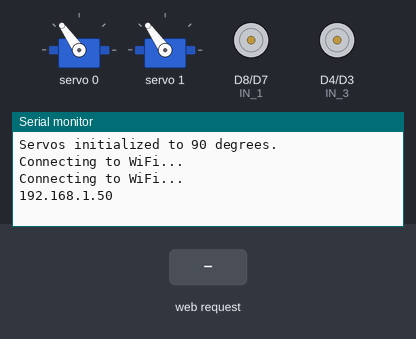
Bench run of a sketch on a simulated ESP8266 (NodeMCU). Shown: 2 × servo, motor-driver pin pairs drawn as motors (green arrow = first pin HIGH = forward, orange = second pin HIGH = backward, longer = more drive, scaled by the enable pin), the last lines printed to the serial monitor. The inputs (shaded band) are chosen by the test bench. WiFi joins after 1.5 s; servers stay silent unless stated.

Above: at 3.2 s.
3.3 s: HTTP request GET /direction?dir=F received
At 4.0 s:
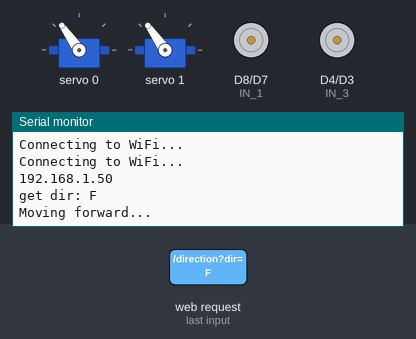
4.8 s: HTTP request GET /direction?dir=L received
At 5.2 s:
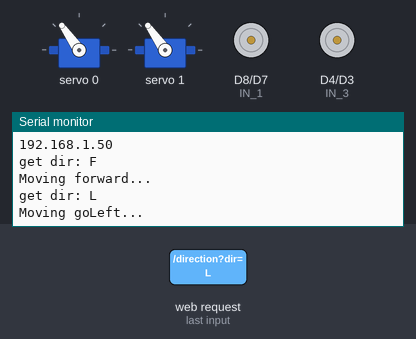

The sketch:

BetterHTML.ino
```cpp
#include <ESP8266WiFi.h>
#include <ESPAsyncWebServer.h>
#include <ESPAsyncTCP.h>
// --- 新增开始 ---
#include <Wire.h>
#include <Adafruit_PWMServoDriver.h>
// --- 新增结束 ---


// 使用宏定义，定义ESP8266引脚(D8,D7,D6,D5,D4,D3)，它们用于控制小车的电机和方向。
#define ENA 14      // L298N: ENA -> ESP8266:D5
#define ENB 12      // L298N :ENB -> ESP8266:D6
#define IN_1 15     // L298N: IN1 -> ESP8266:D8
#define IN_2 13     // L298N: IN2 -> ESP8266:D7
#define IN_3 2      // L298N: IN3 -> ESP8266:D4
#define IN_4 0      // L298N: IN4 -> ESP8266:D3

// --- 新增开始 ---
// 创建 PCA9685 驱动对象
Adafruit_PWMServoDriver pwm = Adafruit_PWMServoDriver();

// 定义舵机参数
#define SERVOMIN  150 // 0度时的脉冲长度
#define SERVOMAX  600 // 180度时的脉冲长度
#define SERVO_FREQ 50 // 舵机频率
// --- 新增结束 ---

void handleDirection(String dir, int speedCar);
// 定义WiFi的用户名和密码，PARAM_dir参数
// const char* ssid = "FS_ROBOT";
// const char* password = "hqyj12345678";
const char* ssid = "iPhone11pro";
const char* password = "asdqwedsa";
const char* PARAM_dir = "dir";

// 创建一个AsyncWebServer 80端口，可以通过该端口访问服务器
AsyncWebServer server(80);

// 定义一个HTML页面，其中包含了小车控制的相关控件，这里使用HTML创建UI界面，JavaScript建立调用函数
const char index_html[] PROGMEM = R"rawliteral(
<!DOCTYPE html>
<html>
<head>
<link rel="shortcut icon" href="#" />
  <title>WiFi 遥控小车</title>
  <meta charset="UTF-8">
  <meta http-equiv="X-UA-Compatible" content="IE=edge">
  <meta name="viewport" content="width=device-width, initial-scale=1.0">
  <style>
        body {
            background-color: rgb(0,0,0);
            color:rgb(254,220,0);
            font-family: Arial;
            text-align: center;
            /* 禁止在移动设备上长按选择文本或弹出菜单 */
            -webkit-user-select: none;
            -moz-user-select: none;
            -ms-user-select: none;
            user-select: none;
        }
        h2{
            font-size: 5.0rem;
        }
        button {
            text-align: center;
            height: auto;
            font-size: 10px;
            margin: 10px;
            padding: 20px 40px;
            border-radius: 5px;
            background-color: rgb(254,220,0);
            color: rgb(0,0,0);
            border: none;
            cursor: pointer;
            transition: all 0.2s ease-in-out;
        }
        .parent {
            display: flex;
            justify-content: center;
            align-items: center;
        }
        button:active {
            background-color: rgb(212, 29, 29);
        }
        .slider{
        	-webkit-appearance: none;
            width: 50%;
            height: 15px;
            border-radius: 5px;
            background: #d3d3d3;
            outline: none;
            opacity: 0.7;
            -webkit-transition: .2s;
            transition: opacity .2s;
            margin-top: 10px;
        }
        .slider:hover{ opacity: 1;}
        .slider::-webkit-slider-thumb{
        	-webkit-appearance: none;
            appearance: none;
            width: 25px;
            height: 25px;
            border-radius: 50%;
            background: rgb(254, 220, 0);
            cursor: pointer;
        }
    </style>
</head>
<body>
  <h2>NodeMCU小车控制</h2>
  <p>舵机控制</p>
  <div>
  <label for="horizontalServoSlider">水平舵机：</label>
  <input type="range" min="0" max="180" value="90" class="slider" id="horizontalServoSlider">
  </div>
  <div>
  <label for="verticalServoSlider">竖直舵机： </label>
  <input type="range" min="0" max="180" value="90" class="slider" id="verticalServoSlider">
  </div>
  <p>小车速度控制</p>
  <label for="speedSlider">速度控制器: </label>
  <input type="range" min="0" max="255" value="150" class="slider" id="speedSlider">
  <div class="parent">
    <button class="button" id="F">前进</button>
  </div>
  <div class="parent">
    <button class="button" id="L">左转</button>
    <button class="button" id="S">停止</button>
    <button class="button" id="R">右转</button>
  </div>
  <div class="parent">
    <button class="button" id="B">后退</button>
  </div>
  <script>
     let speedCar = 150;
     let speedSlider  = document.getElementById("speedSlider");
     speedSlider.value = speedCar;

     speedSlider.oninput = function(){
     	speedCar = this.value;
        console.log("Speed set to: " + speedCar);
     };

     function sendCommand(direction){
     	let xhr = new XMLHttpRequest();
        xhr.open("GET", "/direction?dir=" + direction + "&speedCar=" +speedCar, true);
        xhr.send();
        console.log("Send command: " + direction +" with speed: " + speedCar);
     }


    let horizontalSlider = document.getElementById("horizontalServoSlider");
    let verticalSlider = document.getElementById("verticalServoSlider");

    function sendServoCommand(servo, angle){
        let xhr = new XMLHttpRequest();
        xhr.open("GET", "/servo?servo=" + servo + "&angle=" + angle, true);
        xhr.send();
        console.log("Send servo command: " + servo + " to angle: " + angle);
    }

    horizontalSlider.oninput = function(){
        sendServoCommand('H', this.value);
    }
    verticalSlider.oninput = function(){
        sendServoCommand('V', this.value);
    }


    // --- 新的小车移动控制逻辑 ---
    /**
     * @brief 为按钮添加 "按住即走，松开即停" 的事件监听
     * @param {string} buttonId 按钮的HTML ID
     * @param {string} direction 按下时要发送的方向指令
     */
     function addHoldAndReleaseListener(buttonId, direction){
     	const button = document.getElementById(buttonId);

        // 鼠标按下或触摸开始事件
        const startAction = (e) => {
        	e.preventDefault();	// 防止移动端长按触发其他事件
            sendCommand(direction);
        };

        // 鼠标松开或触摸结束事件
        const stopAction = (e) => {
        	e.preventDefault();
            sendCommand('S');	// 松开时发送停止指令
        };

        button.addEventListener('mousedown', startAction);
        button.addEventListener('mouseup', stopAction);
        button.addEventListener('mouseleave', stopAction);	// 鼠标移除按钮也算松开

        button.addEventListener('touchstart', startAction, {passive: false});
        button.addEventListener('touchend', stopAction);
        button.addEventListener('touchcancel', stopAction);
     }

     // 为每个方向按钮绑定事件
     addHoldAndReleaseListener('F', 'F');
     addHoldAndReleaseListener('B', 'B');
     addHoldAndReleaseListener('L', 'L');
     addHoldAndReleaseListener('R', 'R');

     // 停止按钮是特殊的，它只需要一个点击事件
     document.getElementById('S').addEventListener('click', () => {
     	sendCommand('S');
     });

  </script>
</body>
</html>
)rawliteral";


// --- 新增开始 ---
/**
 * @brief 将指定舵机转到特定角度
 * @param channel 舵机编号 (0-15)
 * @param angle 角度 (0-180)
 */
void setServoAngle(uint8_t channel, int angle) {
  // 确保角度在0-180之间
  angle = constrain(angle, 0, 180);
  // 使用 map() 函数将 0-180 度的角度线性映射到 SERVOMIN-SERVOMAX 的脉冲计数值
  int pulselen = map(angle, 0, 180, SERVOMIN, SERVOMAX);
  pwm.setPWM(channel, 0, pulselen);
}
// --- 新增结束 ---

void setup() {
  // put your setup code here, to run once:
  Serial.begin(115200);

  pinMode(ENA, OUTPUT);
  pinMode(ENB, OUTPUT);
  pinMode(IN_1, OUTPUT);
  pinMode(IN_2, OUTPUT);
  pinMode(IN_3, OUTPUT);
  pinMode(IN_4, OUTPUT);

  // --- 新增开始 ---
  // 初始化 I2C 总线，并指定 ESP8266 的 SDA 和 SCL 引脚
  Wire.begin(D2, D1); // D2(GPIO4) is SDA, D1(GPIO5) is SCL

  // 初始化 PCA9685
  pwm.begin();
  pwm.setPWMFreq(SERVO_FREQ);

  // 设置舵机初始位置为90度（中间位置）
  setServoAngle(0, 90); // 水平舵机
  setServoAngle(1, 90); // 竖直舵机
  Serial.println("Servos initialized to 90 degrees.");
  // --- 新增结束 ---


  WiFi.begin(ssid, password);
  while(WiFi.status() != WL_CONNECTED){
    delay(1000);
    Serial.println("Connecting to WiFi...");

  }
  Serial.println(WiFi.localIP());

  // 设置服务器路由，使其能够响应对根路径/的HTTP GET请求，并返回HTML页面。
 server.on("/", HTTP_GET, [](AsyncWebServerRequest *request) {
   request->send_P(200, "text/html", index_html);
   Serial.print("get success!");
  });

  // 在服务器对象上设置了一个名为“direction”的HTTP GET路由，该路由通过request对象的getParam函数来获取speedCar和dir参数的值，
// 分别表示小车的速度和方向。
server.on("/direction", HTTP_GET, [](AsyncWebServerRequest *request) {
  int speedCar =0;
  String dir = "";

// 如果获取成功，则分别将speedCar和dir打印到串口中，并通过ENA、ENB、IN_1、IN_2、IN_3和IN_4等引脚控制小车的运动。

  if(request->hasParam("speedCar")){
    speedCar = request->getParam("speedCar")->value().toInt();
    Serial.print("get speedCar: ");Serial.println(speedCar);
    }
       if(request->hasParam("dir")){
       dir = request->getParam("dir")->value().c_str();
       Serial.print("get dir: ");Serial.println(dir);
       }

    handleDirection(dir,speedCar);

     request->send(200, "text/html", "Received direction parameter: " + dir + "Recive Car Speed: " + speedCar);

  });

  // --- 新增开始 ---
  // 新增舵机控制的服务器路由
  server.on("/servo", HTTP_GET, [](AsyncWebServerRequest *request) {
    String servo_id;
    int angle = 90; // 默认角度

    // 检查是否存在 "servo" 参数
    if (request->hasParam("servo")) {
        servo_id = request->getParam("servo")->value();
    }
    // 检查是否存在 "angle" 参数
    if (request->hasParam("angle")) {
        angle = request->getParam("angle")->value().toInt();
    }

    // 根据 servo_id 控制对应的舵机
    if (servo_id == "H") {
        Serial.printf("Received Horizontal Servo Angle: %d\n", angle);
        setServoAngle(0, angle); // 通道0控制水平舵机
    } else if (servo_id == "V") {
        Serial.printf("Received Vertical Servo Angle: %d\n", angle);
        setServoAngle(1, angle); // 通道1控制竖直舵机
    }

    request->send(200, "text/plain", "OK"); // 向客户端发送一个简单的确认
  });
  // --- 新增结束 ---

  server.begin();
}


void handleDirection(String dir, int speedCar){
    if (dir == "F") {
      Serial.println("Moving forward...");

      digitalWrite(IN_1, LOW);
      digitalWrite(IN_2, HIGH);
      analogWrite(ENA, speedCar);

      digitalWrite(IN_3, LOW);
      digitalWrite(IN_4, HIGH);
      analogWrite(ENB, speedCar);
      }


      else if(dir =="L"){
      Serial.println("Moving goLeft...");
      digitalWrite(IN_1, LOW);
      digitalWrite(IN_2, HIGH);
      analogWrite(ENA, speedCar);

      digitalWrite(IN_3, HIGH);
      digitalWrite(IN_4, LOW);
      analogWrite(ENB, speedCar);
      }
       else if(dir =="S"){
      Serial.println("Moving stopRobot...");
      digitalWrite(IN_1, LOW);
      digitalWrite(IN_2, LOW);
      analogWrite(ENA, speedCar);

      digitalWrite(IN_3, LOW);
      digitalWrite(IN_4, LOW);
      analogWrite(ENB, speedCar);
      }
       else if(dir =="R"){
      Serial.println("Moving goRight...");
       digitalWrite(IN_1, HIGH);
      digitalWrite(IN_2, LOW);
      analogWrite(ENA, speedCar);

      digitalWrite(IN_3, LOW);
      digitalWrite(IN_4, HIGH);
      analogWrite(ENB, speedCar);
      }


      else if(dir =="B"){
       Serial.println("Moving goBack...");
      digitalWrite(IN_1, HIGH);
      digitalWrite(IN_2, LOW);
      analogWrite(ENA, speedCar);

      digitalWrite(IN_3, HIGH);
      digitalWrite(IN_4, LOW);
      analogWrite(ENB, speedCar);

      }

}

void loop() {
  // put your main code here, to run repeatedly:

}
```

Measured:
- after the input at 3.3 s, the serial monitor: prints a new line at once (image 1)
- after the input at 4.8 s, the serial monitor: prints a new line at once (image 2)
